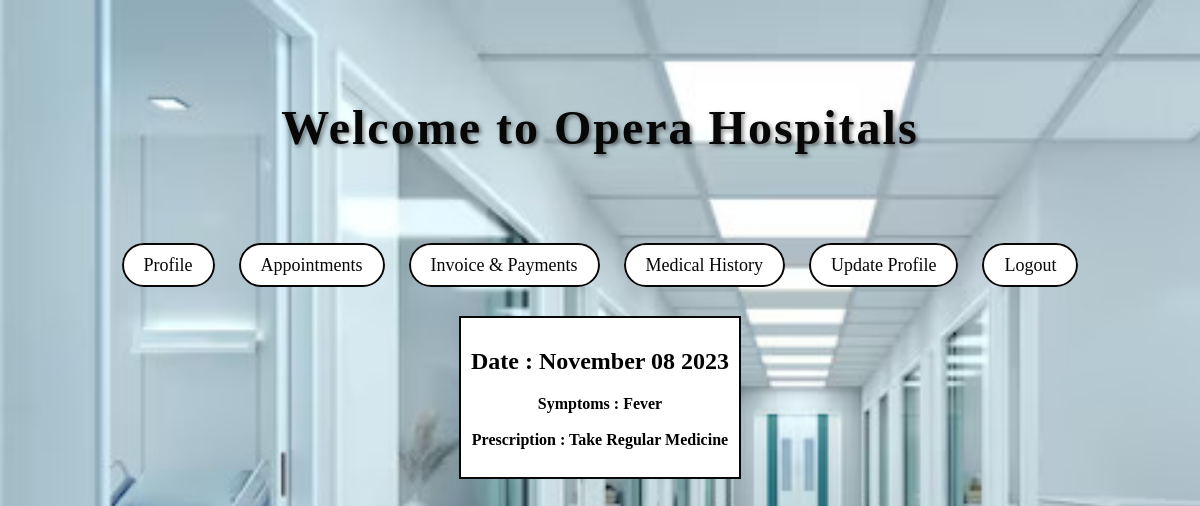
/history/ (signed in), run on the app's committed database.
### Doctor/models.py (models this page shows, shortened)
class Prescription(models.Model):
    prid=models.AutoField(primary_key=True)
    patient=models.ForeignKey(Patient,on_delete=models.CASCADE)
    doctor=models.ForeignKey(Doctor,on_delete=models.CASCADE)
    prescription=models.TextField()
    disease=models.CharField(max_length=25)
    date=models.DateTimeField(default=timezone.now)

### Doctor/views.py (the view)
# urls.py: path('history/',views.history,name='history'),
@login_required
def history(request):
    doc = Patient.objects.filter(user=request.user).first()
    pre = Prescription.objects.filter(patient=doc).all()
    return render(request, 'Doctor/history.html', {'pre': pre})

### Doctor/templates/Doctor/history.html (shortened to what this page needs)
{% extends 'base2.html' %}
{% block content %}
<div class="profile">
    {% for pre in pre %}
    <div>
        <h2>Date : {{ pre.date|date:"F d Y" }}</h2>
        <b>Symptoms : </b>{{ pre.disease }}<br><br>
        <b>Prescription : </b>{{ pre.prescription }}<br><br>
    </div>
    {% endfor %}
</div>
{% endblock %}

### Home/templates/base2.html (style rules this page uses)
body { background-image: url('../static/bg.jpg'); background-size: cover; background-repeat: no-repeat; background-attachment: fixed; margin: 0; padding: 0; }
.profile { width: 35%; top: 50%; font-weight: bold; padding: 10px; border: 2px solid #070708; background-color: white; margin: 40px auto; }

### Doctor/templates/Doctor/history.html (style rules this page uses)
.profile { width: fit-content; top: 50%; font-weight: bold; padding: 10px; border: 2px solid #070708; background-color: white; margin: 40px auto; }

### data on the page
Prescription: date "November 08 2023", disease "Fever", prescription "Take Regular Medicine"
